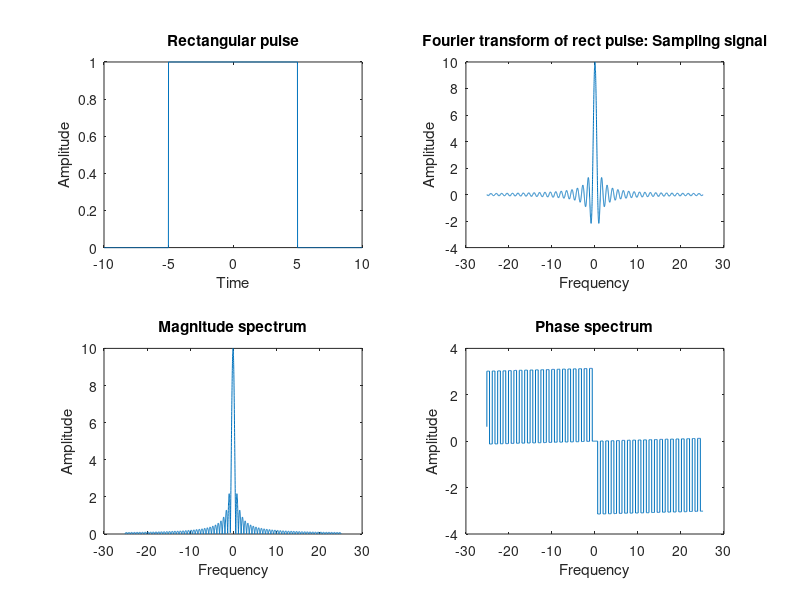

The MATLAB source for this figure:
close all;

% parameters of a rectangular pulse signal
w = 10;                     % width
A = 1;                      % amplitude
t = -10:0.01:10;            % time vector
xt = A * rectpuls(t, w);    % rectangular pulse signal

% plot the rectangular pulse signal in the first subplot
subplot(2, 2, 1)
plot(t, xt)
xlabel('Time')
ylabel('Amplitude')
title('Rectangular pulse')

% define a range of frequencies and compute the Fourier transform at each frequency
w = -8 * pi:0.01:8 * pi;  % range of frequencies
for i = 1:length(w)
    xw(i) = trapz(t, xt .* exp(-1i * w(i) .* t));  % Fourier transform
end

% plot the Fourier transform in the second subplot
subplot(2, 2, 2)
plot(w, xw)
title('Fourier transform of rect pulse: Sampling signal')
xlabel('Frequency')
ylabel('Amplitude')

% plot the magnitude spectrum of the Fourier transform in the third subplot
subplot(2, 2, 3)
plot(w, abs(xw))
title('Magnitude spectrum')
xlabel('Frequency')
ylabel('Amplitude')

% plot the phase spectrum of the Fourier transform in the fourth subplot
subplot(2, 2, 4)
plot(w, angle(xw))
title('Phase spectrum')
xlabel('Frequency')
ylabel('Amplitude')
